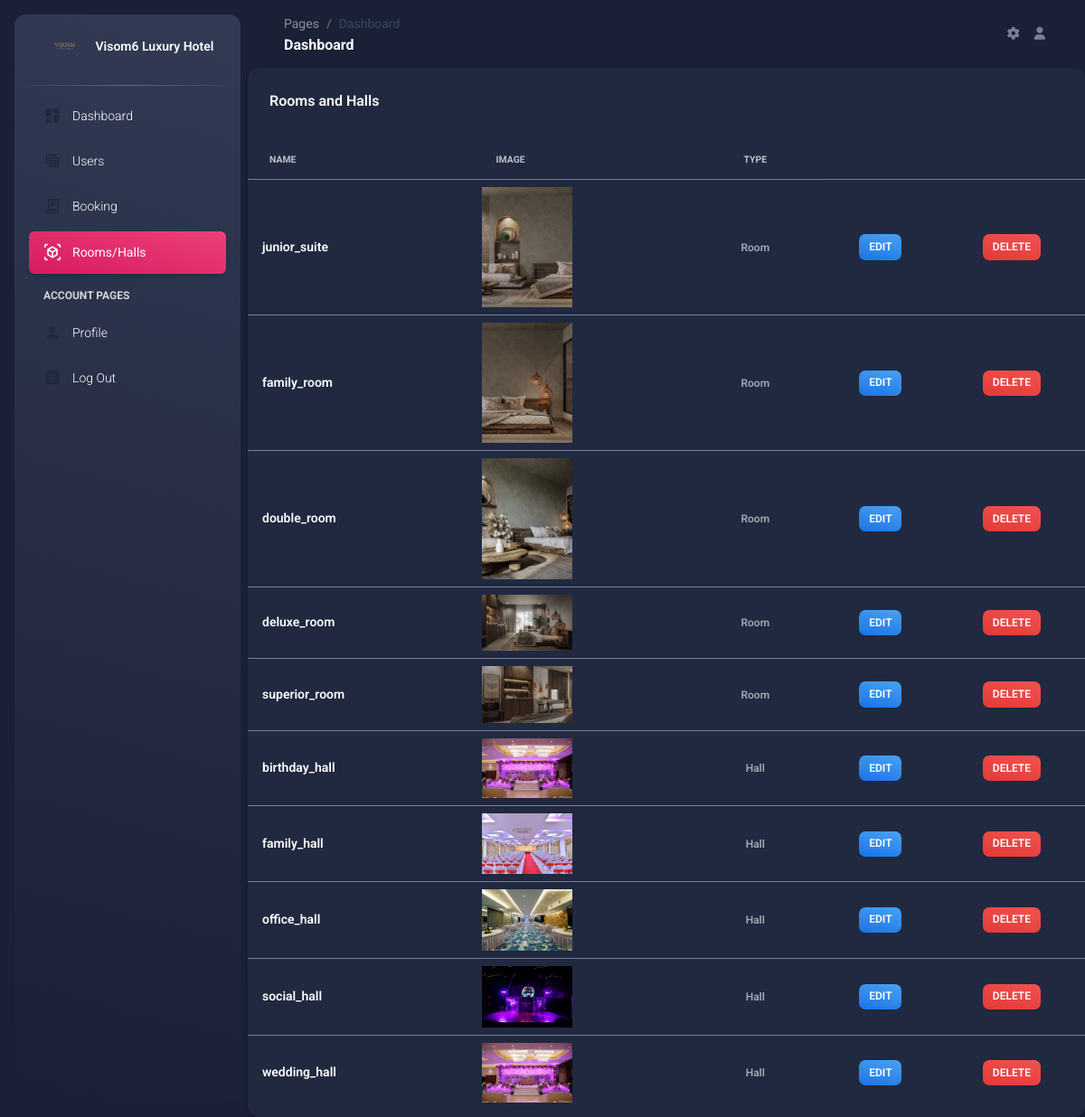
Page /roomhall/ on the committed database.
### visom6/models.py (models this page shows, shortened)
class Room(models.Model):
    ROOM_TYPES = [
        ('junior_suite', 'Junior Suite'),
        ('family_room', 'Family Room'),
        ('double_room', 'Double Room'),
        ('deluxe_room', 'Deluxe Room'),
        ('superior_room', 'Superior Room'),
    ]
    room_type = models.CharField(max_length=20, choices=ROOM_TYPES, unique=True)
    price_per_night = models.DecimalField(max_digits=6, decimal_places=2)
    description = models.TextField(blank=True, null=True)
    image = models.ImageField(upload_to='rooms/', blank=True, null=True)
    image1 = models.ImageField(upload_to='rooms/', blank=True, null=True)
    image2= models.ImageField(upload_to='rooms/', blank=True, null=True)
    max_persons = models.IntegerField()
    total_rooms = models.IntegerField(default=0)  # Total number of rooms of this type
    booked_rooms = models.IntegerField(default=0)  # Number of currently booked rooms

class Hall(models.Model):
    BANQUET_TYPES = [
        ('birthday_hall', 'Birthday Celebration'),
        ('family_hall', 'Family Room'),
        ('office_hall', 'Office Conference'),
        ('social_hall', 'Social Events'),
        ('wedding_hall', 'Wedding Celebratiion'),
    ]
    hall_type = models.CharField(max_length=20, choices=BANQUET_TYPES, unique=True)
    price_per_night = models.DecimalField(max_digits=6, decimal_places=2)
    description = models.TextField(blank=True, null=True)
    image = models.ImageField(upload_to='halls/', blank=True, null=True)
    image1 = models.ImageField(upload_to='halls/', blank=True, null=True)
    image2= models.ImageField(upload_to='halls/', blank=True, null=True)
    max_persons = models.IntegerField()

### visom6/views.py (the view)
# urls.py: path('roomhall/',views.rooomhall,name='roomhall'),
def rooomhall(request):
    rooms = Room.objects.all()
    halls = Hall.objects.all()
    context = {
        'rooms': rooms,
        'halls': halls,
    }
    return render(request,"admin/roomadmin.html",context)

### templates/admin/roomadmin.html (shortened to what this page needs)
{% load static %}
<!DOCTYPE html>
<html lang="en">
<head>
  <link href="{% static 'assets/css/nucleo-icons.css' %}" rel="stylesheet" />
  <link href="{% static 'assets/css/nucleo-svg.css' %}" rel="stylesheet" />
  <link id="pagestyle" href="{% static 'assets/css/material-dashboard.css' %}?v=3.1.0" rel="stylesheet" />
</head>
<body class="g-sidenav-show dark-version">
  <aside class="sidenav navbar navbar-vertical navbar-expand-xs border-0 border-radius-xl my-3 fixed-start ms-3   bg-gradient-dark" id="sidenav-main">
    <div class="sidenav-header">
      <a class="navbar-brand m-0" href="#" target="_blank">
        <img src="{% static "img/logi.png" %}" width="50" class="navbar-brand-img h-100" alt="main_logo">
        <span class="ms-1 font-weight-bold text-white">Visom6 Luxury Hotel</span>
      </a>
    </div>
    <hr class="horizontal light mt-0 mb-2">
    <div class="collapse navbar-collapse  w-auto " id="sidenav-collapse-main">
      <ul class="navbar-nav">
        <li class="nav-item">
          <a class="nav-link text-white" href="/superuser-login/addash/">
            <div class="text-white text-center me-2 d-flex align-items-center justify-content-center">
              <i class="material-icons opacity-10">dashboard</i>
            </div>
            <span class="nav-link-text ms-1">Dashboard</span>
          </a>
        </li>
        <li class="nav-item">
          <a class="nav-link text-white " href="/tables/">
            <div class="text-white text-center me-2 d-flex align-items-center justify-content-center">
              <i class="material-icons opacity-10">table_view</i>
            </div>
            <span class="nav-link-text ms-1">Users</span>
          </a>
        </li>
        <li class="nav-item">
          <a class="nav-link text-white " href="/bookin/">
            <div class="text-white text-center me-2 d-flex align-items-center justify-content-center">
              <i class="material-icons opacity-10">receipt_long</i>
            </div>
            <span class="nav-link-text ms-1">Booking</span>
          </a>
        </li>
        <li class="nav-item">
          <a class="nav-link text-white active bg-gradient-primary" href="/roomhall/">
            <div class="text-white text-center me-2 d-flex align-items-center justify-content-center">
              <i class="material-icons opacity-10">view_in_ar</i>
            </div>
            <span class="nav-link-text ms-1">Rooms/Halls</span>
          </a>
        </li>
        <li class="nav-item mt-3">
          <h6 class="ps-4 ms-2 text-uppercase text-xs text-white font-weight-bolder opacity-8">Account pages</h6>
        </li>
        <li class="nav-item">
          <a class="nav-link text-white " href="/profile/">
            <div class="text-white text-center me-2 d-flex align-items-center justify-content-center">
              <i class="material-icons opacity-10">person</i>
            </div>
            <span class="nav-link-text ms-1">Profile</span>
          </a>
        </li>
        <li class="nav-item">
          <a class="nav-link text-white " href="/superuser-login/">
            <div class="text-white text-center me-2 d-flex align-items-center justify-content-center">
              <i class="material-icons opacity-10">assignment</i>
            </div>
            <span class="nav-link-text ms-1">Log Out</span>
          </a>
        </li>
      </ul>
    </div>
  </aside>
  <main class="main-content position-relative max-height-vh-100 h-100 border-radius-lg ">
    <nav class="navbar navbar-main navbar-expand-lg px-0 mx-4 shadow-none border-radius-xl" id="navbarBlur" data-scroll="true">
      <div class="container-fluid py-1 px-3">
        <nav aria-label="breadcrumb">
          <ol class="breadcrumb bg-transparent mb-0 pb-0 pt-1 px-0 me-sm-6 me-5">
            <li class="breadcrumb-item text-sm"><a class="opacity-5 text-dark" href="javascript:;">Pages</a></li>
            <li class="breadcrumb-item text-sm text-dark active" aria-current="page">Dashboard</li>
          </ol>
          <h6 class="font-weight-bolder mb-0">Dashboard</h6>
        </nav>
        <div class="collapse navbar-collapse mt-sm-0 mt-2 me-md-0 me-sm-4" id="navbar">
          <ul class="navbar-nav  justify-content-end">
            <li class="nav-item px-3 d-flex align-items-center">
              <a href="javascript:;" class="nav-link text-body p-0">
                <i class="fa fa-cog fixed-plugin-button-nav cursor-pointer"></i>
              </a>
            </li>
            <li class="nav-item d-flex align-items-center">
              <a href="#" class="nav-link text-body font-weight-bold px-0">
                <i class="fa fa-user me-sm-1"></i>
              </a>
            </li>
          </ul>
        </div>
      </div>
    </nav>
<div class="row mb-4">
        <div class="col-lg-12 col-md-6 mb-md-0 mb-12">
          <div class="card">
              <div class="card-header pb-0">
                  <div class="row">
                      <div class="col-lg-6 col-7">
                          <h6>Rooms and Halls</h6>
                      </div>
                  </div>
              </div>
              <div class="card-body px-0 pb-2">
                  <div class="table-responsive">
                      <table class="table align-items-center mb-0">
                          <thead>
                              <tr>
                                  <th class="text-uppercase text-secondary text-xxs font-weight-bolder opacity-7">Name</th>
                                  <th class="text-uppercase text-secondary text-xxs font-weight-bolder opacity-7">Image</th>
                                  <th class="text-center text-uppercase text-secondary text-xxs font-weight-bolder opacity-7">Type</th>
                              </tr>
                          </thead>
                          <tbody>
                              {% for room in rooms %}
                              <tr>
                                  <td>
                                      <div class="d-flex px-2 py-1">
                                          <div class="d-flex flex-column justify-content-center">
                                              <h6 class="mb-0 text-sm">{{ room.room_type }}</h6>
                                          </div>
                                      </div>
                                  </td>
                                  <td>
                                      <div>
                                          <img src="{{ room.image.url }}" width="100" alt="{{ room.name }}">
                                      </div>
                                  </td>
                                  <td class="align-middle text-center text-sm">
                                      <span class="text-xs font-weight-bold">Room</span>
                                  </td>
                                  <td class="align-middle text-center">
                                    <a href="{% url 'edit_item' 'room' room.id %}" class="text-secondary font-weight-bold text-xs badge badge-sm bg-gradient-info" data-toggle="tooltip" data-original-title="Edit room">
                                        Edit
                                    </a>
                                </td>
                                <td class="align-middle text-center">
                                    <a href="{% url 'booking_delete' 'room' room.id %}" class="text-secondary font-weight-bold text-xs badge badge-sm bg-gradient-danger" data-toggle="tooltip" data-original-title="Delete room">
                                        Delete
                                    </a>
                                </td>
                              </tr>
                              {% endfor %}
                              {% for hall in halls %}
                              <tr>
                                  <td>
                                      <div class="d-flex px-2 py-1">
                                          <div class="d-flex flex-column justify-content-center">
                                              <h6 class="mb-0 text-sm">{{ hall.hall_type }}</h6>
                                          </div>
                                      </div>
                                  </td>
                                  <td>
                                      <div>
                                          <img src="{{ hall.image.url }}" width="100" alt="{{ hall.name }}">
                                      </div>
                                  </td>
                                  <td class="align-middle text-center text-sm">
                                      <span class="text-xs font-weight-bold">Hall</span>
                                  </td>
                                  <td class="align-middle text-center">
                                    <a href="{% url 'edit_item' 'hall' hall.id %}" class="text-secondary font-weight-bold text-xs badge badge-sm bg-gradient-info" data-toggle="tooltip" data-original-title="Edit hall">
                                        Edit
                                    </a>
                                </td>
                                <td class="align-middle text-center">
                                    <a href="{% url 'booking_delete' 'hall' hall.id %}" class="text-secondary font-weight-bold text-xs badge badge-sm bg-gradient-danger" data-toggle="tooltip" data-original-title="Delete hall">
                                        Delete
                                    </a>
                                </td>
                              </tr>
                              {% endfor %}
                          </tbody>
                      </table>
                  </div>
              </div>
          </div>
      </div>
</div>
</main>

### rows in the picture
Room: room_type "junior_suite", image (picture)
Room: room_type "family_room", image (picture)
Room: room_type "double_room", image (picture)
Room: room_type "deluxe_room", image (picture)
Room: room_type "superior_room", image (picture)
Hall: hall_type "birthday_hall", image (picture)
Hall: hall_type "family_hall", image (picture)
Hall: hall_type "office_hall", image (picture)
Hall: hall_type "social_hall", image (picture)
Hall: hall_type "wedding_hall", image (picture)
